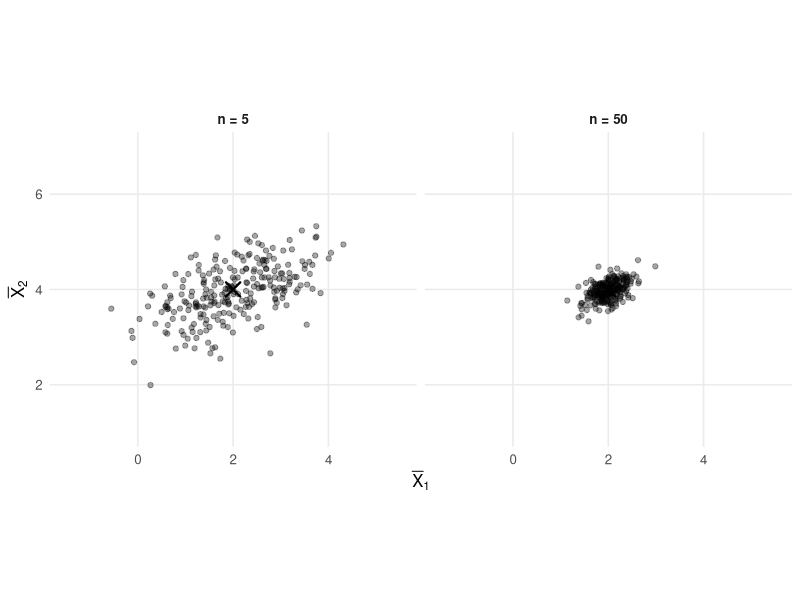
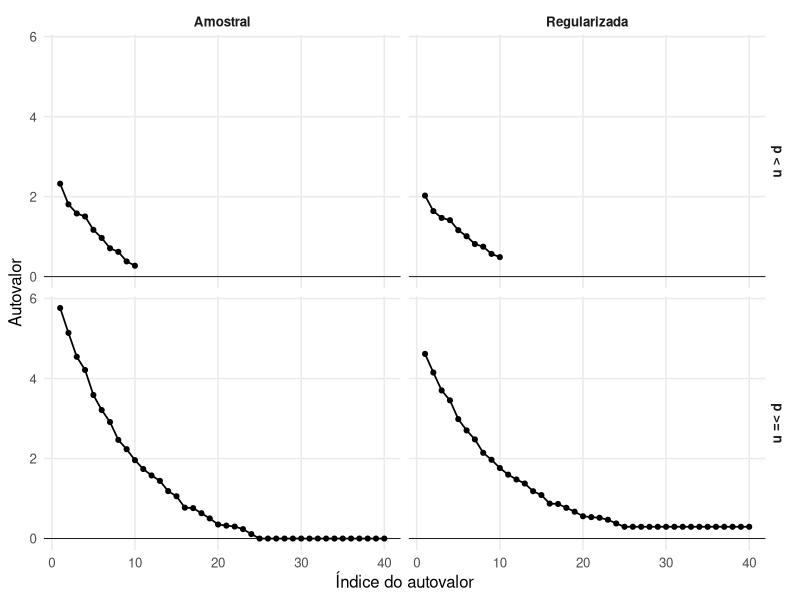

These figures' R source, in order:
## ---- chunk 1
#| label: fig-variabilidade-media-amostral
#| fig-cap: "Vetores de médias amostrais em amostras bivariadas de tamanhos 5 e 50."
#| echo: false
#| warning: false
#| message: false
#| fig-width: 9
#| fig-height: 4.5
#| fig-align: center

set.seed(510)

mu_medias <- c(2, 4)

Sigma_medias <- matrix(
  c(
    4.0, 1.6,
    1.6, 2.0
  ),
  nrow = 2,
  byrow = TRUE
)

tamanhos_amostrais <- c(5, 50)
numero_repeticoes <- 250

dados_medias <- do.call(
  rbind,
  lapply(
    tamanhos_amostrais,
    function(n_atual) {
      medias_simuladas <- t(
        replicate(
          numero_repeticoes,
          colMeans(
            MASS::mvrnorm(
              n = n_atual,
              mu = mu_medias,
              Sigma = Sigma_medias
            )
          )
        )
      )

      data.frame(
        Media1 = medias_simuladas[, 1],
        Media2 = medias_simuladas[, 2],
        Tamanho = factor(
          paste0(
            "n = ",
            n_atual
          ),
          levels = paste0(
            "n = ",
            tamanhos_amostrais
          )
        )
      )
    }
  )
)

dados_centro <- data.frame(
  Media1 = rep(
    mu_medias[1],
    length(
      tamanhos_amostrais
    )
  ),
  Media2 = rep(
    mu_medias[2],
    length(
      tamanhos_amostrais
    )
  ),
  Tamanho = factor(
    paste0(
      "n = ",
      tamanhos_amostrais
    ),
    levels = paste0(
      "n = ",
      tamanhos_amostrais
    )
  )
)

ggplot2::ggplot(
  dados_medias,
  ggplot2::aes(
    x = Media1,
    y = Media2
  )
) +
  ggplot2::geom_point(
    alpha = 0.35,
    size = 1.5
  ) +
  ggplot2::geom_point(
    data = dados_centro,
    ggplot2::aes(
      x = Media1,
      y = Media2
    ),
    inherit.aes = FALSE,
    shape = 4,
    size = 4,
    stroke = 1.2
  ) +
  ggplot2::facet_wrap(
    ~Tamanho
  ) +
  ggplot2::coord_equal(
    xlim = c(-1.5, 5.5),
    ylim = c(1.0, 7.0)
  ) +
  ggplot2::labs(
    x = expression(
      bar(X)[1]
    ),
    y = expression(
      bar(X)[2]
    )
  ) +
  ggplot2::theme_minimal(
    base_size = 12
  ) +
  ggplot2::theme(
    panel.grid.minor = ggplot2::element_blank(),
    strip.text = ggplot2::element_text(
      face = "bold"
    )
  )
## ---- chunk 2
#| label: fig-espectro-regularizacao-covariancia
#| fig-cap: "Espectros da matriz de covariâncias amostral e de sua versão regularizada em dois regimes dimensionais."
#| echo: false
#| warning: false
#| message: false
#| fig-width: 9
#| fig-height: 6
#| fig-align: center

set.seed(610)

gerar_espectro <- function(
  n,
  p,
  regime,
  lambda = 0.25
) {
  variancias <- seq(
    2.0,
    0.3,
    length.out = p
  )

  matriz_dados <- matrix(
    stats::rnorm(
      n * p
    ),
    nrow = n,
    ncol = p
  ) %*%
    diag(
      sqrt(
        variancias
      ),
      nrow = p
    )

  matriz_covariancias <- stats::cov(
    matriz_dados
  )

  tau <- mean(
    diag(
      matriz_covariancias
    )
  )

  matriz_regularizada <-
    (1 - lambda) *
    matriz_covariancias +
    lambda *
    tau *
    diag(
      p
    )

  autovalores_amostrais <- pmax(
    eigen(
      matriz_covariancias,
      symmetric = TRUE,
      only.values = TRUE
    )$values,
    0
  )

  autovalores_regularizados <- eigen(
    matriz_regularizada,
    symmetric = TRUE,
    only.values = TRUE
  )$values

  rbind(
    data.frame(
      Indice = seq_len(
        p
      ),
      Autovalor = autovalores_amostrais,
      Matriz = "Amostral",
      Regime = regime
    ),
    data.frame(
      Indice = seq_len(
        p
      ),
      Autovalor = autovalores_regularizados,
      Matriz = "Regularizada",
      Regime = regime
    )
  )
}

dados_espectros <- rbind(
  gerar_espectro(
    n = 80,
    p = 10,
    regime = "p < n"
  ),
  gerar_espectro(
    n = 25,
    p = 40,
    regime = "p >= n"
  )
)

dados_espectros$Matriz <- factor(
  dados_espectros$Matriz,
  levels = c(
    "Amostral",
    "Regularizada"
  )
)

dados_espectros$Regime <- factor(
  dados_espectros$Regime,
  levels = c(
    "p < n",
    "p >= n"
  )
)

ggplot2::ggplot(
  dados_espectros,
  ggplot2::aes(
    x = Indice,
    y = Autovalor
  )
) +
  ggplot2::geom_hline(
    yintercept = 0,
    linewidth = 0.3
  ) +
  ggplot2::geom_line(
    linewidth = 0.6
  ) +
  ggplot2::geom_point(
    size = 1.4
  ) +
  ggplot2::facet_grid(
    Regime ~ Matriz,
    scales = "free_x"
  ) +
  ggplot2::labs(
    x = "Índice do autovalor",
    y = "Autovalor"
  ) +
  ggplot2::theme_minimal(
    base_size = 12
  ) +
  ggplot2::theme(
    panel.grid.minor = ggplot2::element_blank(),
    strip.text = ggplot2::element_text(
      face = "bold"
    )
  )
